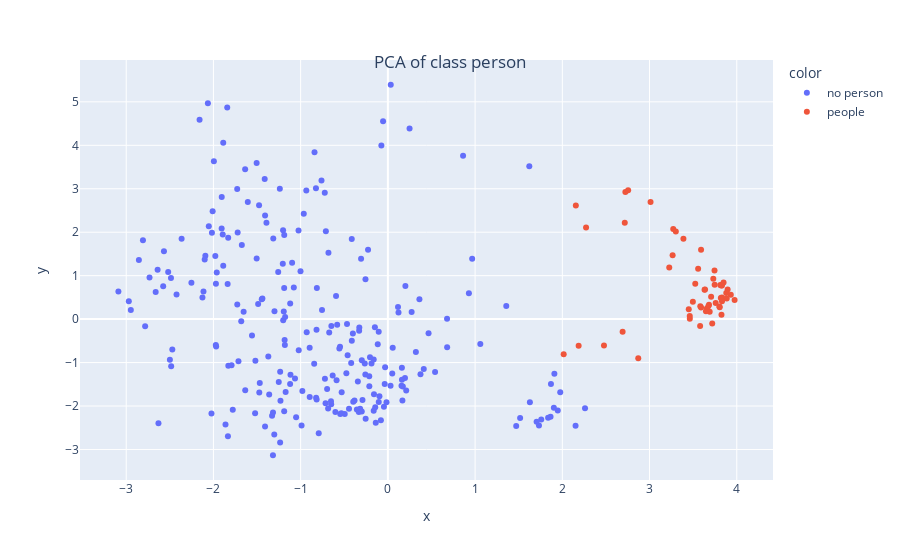
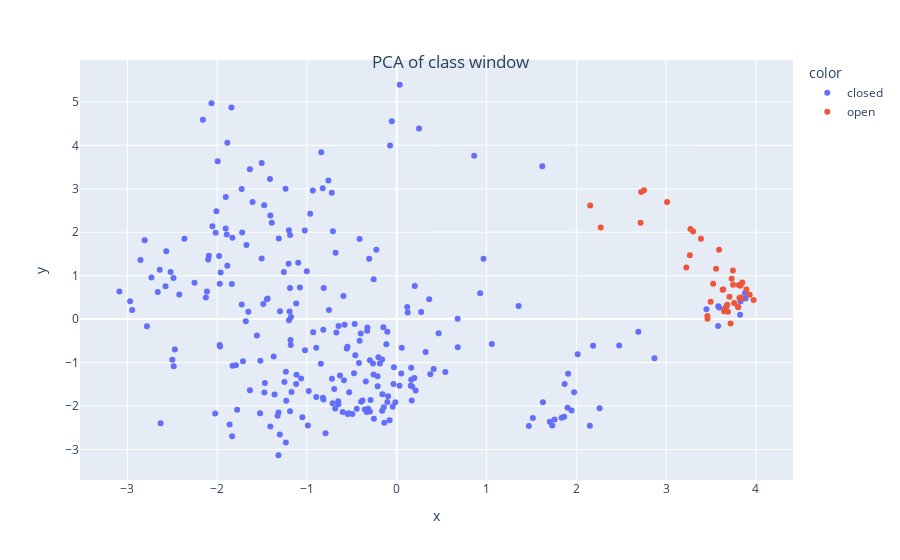

Notebook source saved alongside these figures, in order:
### Code cell
##### testing dataloaders
tfms  = [None, MultiCategorize()] ## multi label
test_set = TSDatasets(x_test, y_test, tfms=tfms, inplace=True) # multi_label
test_dl   = TSDataLoader(test_set, bs = bs, num_workers=num_workers)#,batch_tfms=batch_tfms) ### note the normalization

###############################
#### creating only body of the network for lstm,fcn
################################################
# k_lstm = {'c_in':x_train.shape[1],'c_out':y_train.shape[1],'hidden_size':22,'rnn_dropout':0.4}
# k_fcn={'c_in':x_train.shape[1],'c_out':y_train.shape[1],'layers':[32,8]}
# # new_model = create_model(LSTM_body, dls.vars,dls.c,dls,**k)

# # new_model = LSTM_body(**k_lstm)  ## LSTM
# new_model = MyFCN_body(**k_fcn)    ## MyFCN

# #### load part of the pre trained model

# # load 
# pretrained_dict = torch.load(f'models/{learn.model._get_name()}.pt')
# model_dict = new_model.state_dict()
# # 1. filter out unnecessary keys
# pretrained_dict = {k: v for k, v in pretrained_dict.items() if k in model_dict}
# # 2. overwrite entries in the existing state dict
# model_dict.update(pretrained_dict) 
# # 3. load the new state dict
# new_model.load_state_dict(model_dict)
#######################################################

new_model = enc ##### for encoder_classifier

###########################################
###### get the features/predicions of the model_body
device = torch.device('cuda' if torch.cuda.is_available() else 'cpu')

new_model.to(device)
new_model.eval()
feats = []
lbls = []
with torch.no_grad():
    for inputs, labels in test_dl:
        inputs = inputs.to(device)
        labels = labels.to(device)
        outputs = new_model(inputs)
        #####################################################
        feats.append(outputs[:,-1]) #### for output of encoder
        #######################################################
        # feats.append(outputs)  ### for lstm, fcn
        #######################################################
        lbls.append(labels)

test_lbls = torch.cat(lbls).detach().cpu().numpy()
test_feats = torch.cat(feats).detach().cpu().numpy()

### for unannotated data
# feats = []
# lbls = []
# with torch.no_grad():
#     for inputs, labels in test_dl_unannotated:
#         inputs = inputs.to(device)
#         labels = labels.to(device)
#         outputs = new_model(inputs)
#         #####################################################
#         # feats.append(outputs[:,-1]) #### for output of encoder
#         #######################################################
#         feats.append(outputs)  ### for lstm, fcn
#         #######################################################
#         lbls.append(labels)

# test_lbls_unannotated = torch.cat(lbls).detach().cpu().numpy()
# test_feats_unannotated = torch.cat(feats).detach().cpu().numpy()

#### get labels as strings
### for unannotated data
# unannotated_labels = ['unannotated' for i in range(test_lbls_unannotated.shape[0])]
### for annotated
person_labels = []
person_dict = {1 : 'people', 0 : 'no person'}
window_labels = []
window_dict = {1 : 'open', 0 : 'closed'}
for item in test_lbls:
    person_labels.append(person_dict[item[0]])
    window_labels.append(window_dict[item[1]])

##########
# using tensorboard projector
# writer = SummaryWriter('runs/')
# writer.add_embedding(test_feats,metadata=person_labels,tag = f'person_embeddings_{learn.model._get_name()}')
# writer.add_embedding(test_feats,metadata=window_labels,tag = f'window_embeddings_{learn.model._get_name()}')
# writer.close()
##########
### using sklearn and plotly
### for annotated
components = visualize_embeddibgs(test_feats,person_labels,window_labels,n_components=2,method='pca')
### for annotated+ununnotated
# components = visualize_embeddibgs(test_feats,person_labels,window_labels,test_feats_unannotated,unannotated_labels,combined=False,n_components=2,method='pca')

### Figure 1 — Plotly figure (JSON) as saved in the notebook; plotly's stock layout.template omitted (floating-point values rounded to 4 significant figures; data arrays with more than 128 entries replaced by an {"elided": "..."} marker saying what was removed)
{"data": [{"hovertemplate": "color=no person<br>x=%{x}<br>y=%{y}<extra></extra>", "legendgroup": "no person", "marker": {"color": "#636efa", "symbol": "circle"}, "mode": "markers", "name": "no person", "orientation": "v", "showlegend": true, "type": "scatter", "x": {"elided": "239 float values"}, "xaxis": "x", "y": {"elided": "239 float values"}, "yaxis": "y"}, {"hovertemplate": "color=people<br>x=%{x}<br>y=%{y}<extra></extra>", "legendgroup": "people", "marker": {"color": "#EF553B", "symbol": "circle"}, "mode": "markers", "name": "people", "orientation": "v", "showlegend": true, "type": "scatter", "x": [2.155, 2.272, 2.723, 2.755, 2.716, 3.272, 3.226, 3.731, 3.557, 3.745, 3.811, 3.388, 3.011, 3.591, 3.804, 3.497, 3.265, 3.301, 3.636, 3.706, 3.631, 3.69, 3.719, 3.829, 3.746, 3.817, 3.657, 3.822, 3.83, 3.801, 3.758, 3.647, 3.895, 3.931, 3.975, 3.849, 3.524, 3.682, 3.84, 3.461, 3.462, 3.825, 3.674, 3.88, 3.885, 3.831, 3.582, 3.591, 3.449, 3.58, 2.871, 2.691, 2.478, 2.187, 2.016], "xaxis": "x", "y": [2.617, 2.108, 2.927, 2.965, 2.219, 2.072, 1.188, 0.9288, 1.16, 1.117, 0.7855, 1.848, 2.695, 1.595, 0.2723, 0.3976, 1.473, 2.019, 0.6798, 0.5134, 0.6739, 0.17, -0.0997, 0.4959, 0.7937, 0.4883, 0.2428, 0.7751, 0.7715, 0.2879, 0.3722, 0.1838, 0.6825, 0.5587, 0.4381, 0.8429, 0.8145, 0.3284, 0.4693, 0.07394, 0.008351, 0.0998, 0.2977, 0.6016, 0.4736, 0.413, 0.2975, 0.2689, 0.2253, -0.1606, -0.8986, -0.2896, -0.6089, -0.6146, -0.8102], "yaxis": "y"}], "layout": {"legend": {"title": {"text": "color"}, "tracegroupgap": 0}, "margin": {"t": 60}, "title": {"text": "PCA of class person ", "x": 0.5, "xanchor": "center", "y": 0.9, "yanchor": "top"}, "xaxis": {"anchor": "y", "domain": [0, 1], "title": {"text": "x"}}, "yaxis": {"anchor": "x", "domain": [0, 1], "title": {"text": "y"}}}}

### Figure 2 — Plotly figure (JSON) as saved in the notebook; plotly's stock layout.template omitted (floating-point values rounded to 4 significant figures; data arrays with more than 128 entries replaced by an {"elided": "..."} marker saying what was removed)
{"data": [{"hovertemplate": "color=closed<br>x=%{x}<br>y=%{y}<extra></extra>", "legendgroup": "closed", "marker": {"color": "#636efa", "symbol": "circle"}, "mode": "markers", "name": "closed", "orientation": "v", "showlegend": true, "type": "scatter", "x": {"elided": "253 float values"}, "xaxis": "x", "y": {"elided": "253 float values"}, "yaxis": "y"}, {"hovertemplate": "color=open<br>x=%{x}<br>y=%{y}<extra></extra>", "legendgroup": "open", "marker": {"color": "#EF553B", "symbol": "circle"}, "mode": "markers", "name": "open", "orientation": "v", "showlegend": true, "type": "scatter", "x": [2.155, 2.272, 2.723, 2.755, 2.716, 3.272, 3.226, 3.731, 3.557, 3.745, 3.811, 3.388, 3.011, 3.591, 3.804, 3.497, 3.265, 3.301, 3.636, 3.706, 3.631, 3.69, 3.719, 3.829, 3.746, 3.817, 3.657, 3.822, 3.83, 3.801, 3.758, 3.647, 3.895, 3.931, 3.975, 3.849, 3.524, 3.682, 3.84, 3.461, 3.462], "xaxis": "x", "y": [2.617, 2.108, 2.927, 2.965, 2.219, 2.072, 1.188, 0.9288, 1.16, 1.117, 0.7855, 1.848, 2.695, 1.595, 0.2723, 0.3976, 1.473, 2.019, 0.6798, 0.5134, 0.6739, 0.17, -0.0997, 0.4959, 0.7937, 0.4883, 0.2428, 0.7751, 0.7715, 0.2879, 0.3722, 0.1838, 0.6825, 0.5587, 0.4381, 0.8429, 0.8145, 0.3284, 0.4693, 0.07394, 0.008351], "yaxis": "y"}], "layout": {"legend": {"title": {"text": "color"}, "tracegroupgap": 0}, "margin": {"t": 60}, "title": {"text": "PCA of class window ", "x": 0.5, "xanchor": "center", "y": 0.9, "yanchor": "top"}, "xaxis": {"anchor": "y", "domain": [0, 1], "title": {"text": "x"}}, "yaxis": {"anchor": "x", "domain": [0, 1], "title": {"text": "y"}}}}
